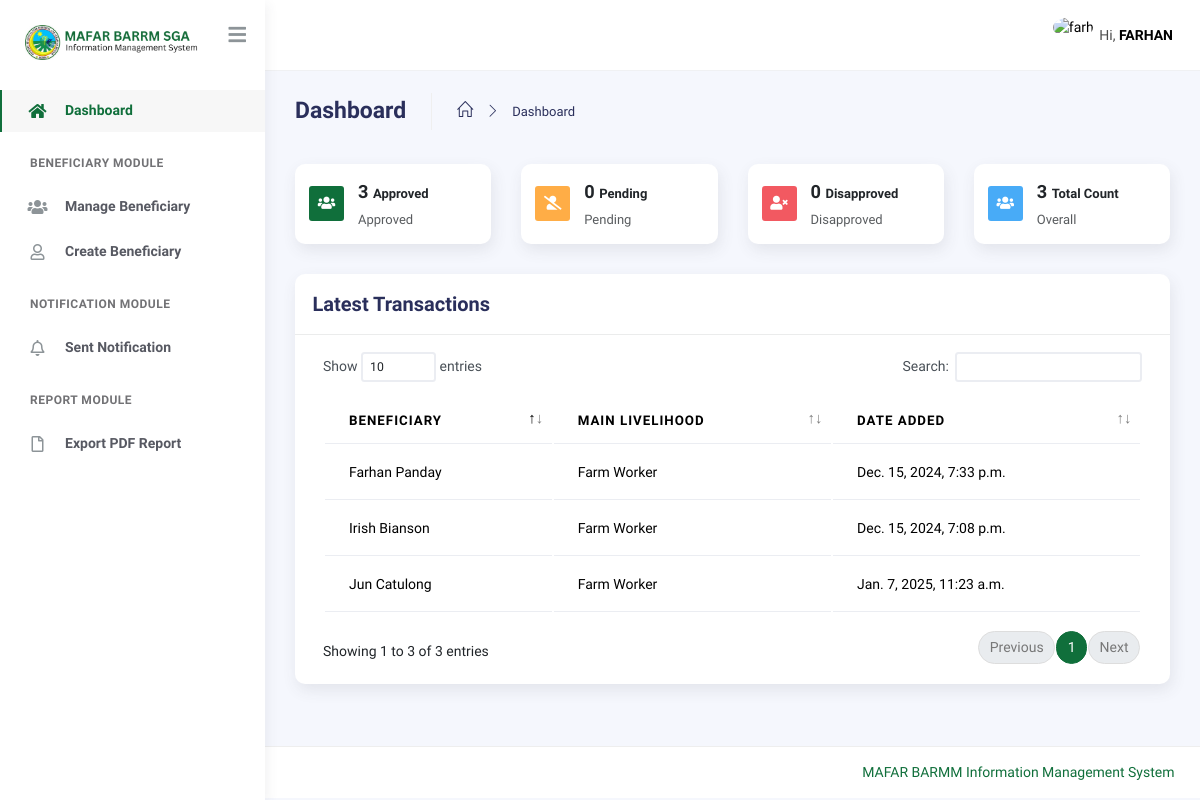
Before: /mafar/dashboard/ (signed in) with the older database file.
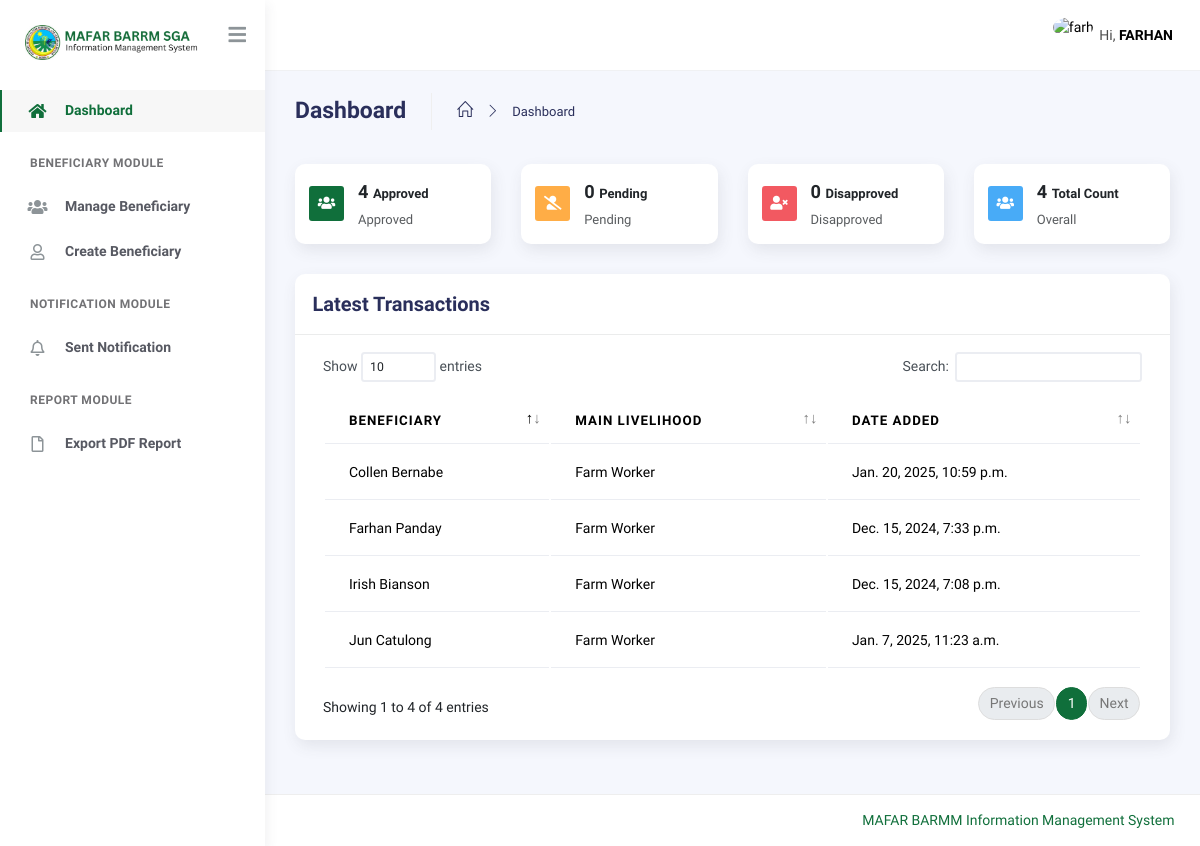
After: the same page with the newer database file.
### main/models.py (models this page shows, shortened)
class FarmProfile(models.Model):
    MAIN_LIVELIHOOD = (
        ("Farmer", "Farmer"),
        ("Farm Worker", "Farm Worker"),
        ("Agri Youth", "Agri Youth"),
    )
    FARMER = (
        ("Rice", "Rice"),
        ("Corn", "Corn"),
        ("Other Crops", "Other Crops"),
        ("Livestock", "Livestock"),
        ("Poultry", "Poultry"),
    )
    FARM_WORKER = (
        ("Land Preparation", "Land Preparation"),
        ("Planting", "Planting"),
        ("Cultivation", "Cultivation"),
        ("Harvesting", "Harvesting"),
        ("Others", "Others"),
    )
    AGRIYOUTH_WORKER = (
        ("1", "Part of a farming household"),
        ("2", "Attending/attended formal agri-fishery related course"),
        ("3", "Attending/attended non-formal agri-fishery related course"),
        ("4", "Participated in any agricultural activity/program."),
        ("5", "Others"),
    )
    related_to = models.ForeignKey(PersonalInformation, on_delete=models.CASCADE)
    main_livelihood = models.CharField(max_length=255, choices=MAIN_LIVELIHOOD)
    activity_farmer = models.CharField(
        max_length=50, choices=FARMER, null=True, blank=True
    )
    specific_farming_activity = models.CharField(max_length=50, null=True, blank=True)
    activity_farmworker = models.CharField(
        max_length=50, choices=FARM_WORKER, null=True, blank=True
    )
    specific_farmworker_activity = models.CharField(
        max_length=50, null=True, blank=True
    )
    activity_agriyouth = models.CharField(
        max_length=50, choices=AGRIYOUTH_WORKER, null=True, blank=True
    )
    specific_agriyouth_activity = models.CharField(max_length=50, null=True, blank=True)
    status = models.CharField(
        max_length=100,
        default="Pending",
        null=True,
        blank=True,
        choices=(
            ("Pending", "Pending"),
            ("Approved", "Approved"),
            ("Disapproved", "Disapproved"),
        ),
    )
    reason = models.TextField(max_length=255, blank=True, null=True, help_text="Reason why disapproved")
    date_added = models.DateTimeField(auto_now_add=True)
    class Meta:
        verbose_name = "Farm Profile"
        verbose_name_plural = "Farm Profiles"

class PersonalInformation(models.Model):
    EXTENSIONS = (
        ("None", "None"),
        ("Sr.", "Sr."),
        ("Jr.", "Jr."),
    )
    GENDER = (("Male", "Male"), ("Female", "Female"))
    HIGHEST_EDUCATION = (
        ("Pre-school", "Pre-school"),
        ("Elementary", "Elementary"),
        ("High School", "High School"),
        ("Junior High School", "Junior High School"),
        ("Senior High School", "Senior High School"),
        ("College", "College"),
        ("Vocational", "Vocational"),
        ("Post-graduate", "Post-graduate"),
        ("None", "None"),
    )
    RELIGION = (
        ("Christianity", "Christianity"),
        ("Islam", "Islam"),
        ("Others", "Others"),
    )
    CIVIL_STATUS = (
        ("Single", "Single"),
        ("Married", "Married"),
        ("Widowed", "Widowed"),
        ("Separated", "Separated"),
    )
    RELATIONSHIP = (
        ("Mother", "Mother"),
        ("Father", "Father"),
    )
    firstname = models.CharField(
        max_length=255, help_text="Beneficiary first name", db_index=True
    )
    middlename = models.CharField(
        max_length=255, help_text="Beneficiary middle name", db_index=True, blank=True, null=True,
    )
    lastname = models.CharField(
        max_length=255, help_text="Beneficiary last name", db_index=True
    )
    extension = models.CharField(
        max_length=255,
        help_text="Extension",
        choices=EXTENSIONS,
        db_index=True,
        null=True,
        blank=True,
    )
    gender = models.CharField(max_length=255, help_text="Gender", choices=GENDER)
    purok = models.CharField(max_length=255, help_text="Purok")
    municipality = models.ForeignKey(
        Municpality, on_delete=models.CASCADE, help_text="Municipality"
    )
    barangay = models.ForeignKey(
        Barangay, on_delete=models.CASCADE, help_text="Barangay"
    )
    street = models.CharField(max_length=255, help_text="Street")
    province = models.CharField(max_length=255, help_text="Province")
    region = models.CharField(max_length=255, help_text="Region")
    mobile_number = models.CharField(max_length=11, help_text="Mobile Number",unique=True)
    landline_number = models.CharField(
        max_length=255, help_text="Landline Number", blank=True, null=True
    )
    dob = models.CharField(max_length=255, help_text="Date of Birth")
    pob = models.CharField(max_length=255, help_text="Place of Birth")
    provice_place_of_birth = models.CharField(
        max_length=255, help_text="Provice Place Of Birth"
    )
    country = models.CharField(max_length=255)
    education = models.CharField(
        max_length=255, help_text="Highest Formal Education", choices=HIGHEST_EDUCATION
    )
    is_pwd = models.BooleanField(default=False, help_text="Person with disability")
    is_fourps = models.BooleanField(default=False, help_text="4P's Beneficiary")
    is_member_in_ip = models.BooleanField(
        default=False, help_text="Member of an Indigenous Group"
    )
    is_household_head = models.BooleanField(default=False, help_text="Household head")
    is_with_government_id = models.BooleanField(
        default=False, help_text="Government ID"
    )
    is_member_in_any_cooperative = models.BooleanField(
        default=False, help_text="Member in any cooperative"
    )
    member_in_ip_specific = models.CharField(
        max_length=255, help_text="Specific Indigenous Group", null=True, blank=True
    )
    religion = models.CharField(
        max_length=255, choices=RELIGION, help_text="Region you belong"
    )
    civil_status = models.CharField(
        max_length=255, choices=CIVIL_STATUS, help_text="Civil status"
    )
    name_of_spouse_if_married = models.CharField(
        max_length=255, null=True, blank=True, help_text="Name of spouse if married"
    )
    mother_maiden_name = models.CharField(
        max_length=255, help_text="Mother maiden name"
    )
    name_of_household_head = models.CharField(
        max_length=255, help_text="Name of Household", blank=True, null=True
    )
    relationship = models.CharField(
        max_length=255,
        choices=RELATIONSHIP,
        null=True,
        blank=True,
        help_text="Relationship",
    )
    number_of_living_household = models.IntegerField(
        default=0, null=True, blank=True, help_text="No. of living in your household"
    )
    number_of_male = models.IntegerField(
        default=0, null=True, blank=True, help_text="No. of male in your household"
    )
    number_of_female = models.IntegerField(
        default=0, null=True, blank=True, help_text="No. of female in your household"
    )
    type_of_id = models.CharField(
        max_length=255, null=True, blank=True, help_text="What type of ID you have?"
    )
    id_number = models.CharField(
        max_length=255, null=True, blank=True, help_text="Enter your ID number"
    )
    specify_cooperative = models.CharField(
        max_length=255,
        null=True,
        blank=True,
        help_text="Specify what cooperative you are member with",
    )
    person_to_notify = models.CharField(max_length=255)
    contact_number = models.CharField(max_length=255)
    date_added = models.DateTimeField(auto_now_add=True)
    def get_full_name(self):
        return f"{self.firstname} {self.lastname}"
    class Meta:
        verbose_name = "Personal Information"
        verbose_name_plural = "Personal Informations"

### main/views.py (the view)
class DashboardView(MustBeLoggedIn, View):
    template_name = "dashboard.html"
    context = {}
    def get(self, request):
        self.context["pending_count"] = FarmProfile.objects.filter(
            status="Pending"
        ).count()
        self.context["approved_count"] = FarmProfile.objects.filter(
            status="Approved"
        ).count()
        self.context["disapproved_count"] = FarmProfile.objects.filter(
            status="Disapproved"
        ).count()
        self.context["total_beneficiaries"] = FarmProfile.objects.count()
        self.context["items"] = FarmProfile.objects.all().order_by("-date_added")[:10]
        return render(request, self.template_name, self.context)

### main/templates/dashboard.html (shortened to what the changed rows need)
{% extends './includes/base.html' %}
{% block content %}
<div class="page-inner">
    <div class="row">
        <div class="col-sm-6 col-lg-3">
            <div class="card p-3">
                <div class="d-flex align-items-center">
                    <div>
                        <h5 class="mb-1">
                            <b>
                                <a href="#">{{ approved_count }}
                                    <small>Approved</small>
                                </a>
                            </b>
                        </h5>
                    </div>
                </div>
            </div>
        </div>
        <div class="col-sm-6 col-lg-3">
            <div class="card p-3">
                <div class="d-flex align-items-center">
                    <div>
                        <h5 class="mb-1">
                            <b>
                                <a href="#">{{ total_beneficiaries }}
                                    <small>Total Count</small>
                                </a>
                            </b>
                        </h5>
                    </div>
                </div>
            </div>
        </div>
    </div>
    <div class="row">
        <div class="col-md-12">
            <div class="card card-round">
                <div class="card-body">
                    <div class="table-responsive">
                        <table class="table" id="datatable">
                            <thead>
                                <tr>
                                    <th>Beneficiary</th>
                                    <th>Main Livelihood</th>
                                    <th>Date Added</th>
                                </tr>
                            </thead>
                            <tbody>
                                {% for item in items %}
                                <tr>
                                    <td>{{ item.related_to.get_full_name }}</td>
                                    <td>{{ item.main_livelihood }}</td>
                                    <td>{{ item.date_added }}</td>
                                </tr>
                                {% endfor %}
                            </tbody>
                        </table>
                    </div>
                </div>
            </div>
        </div>
    </div>
</div>
{% endblock %}

Changed rows visible on the page:
added FarmProfile: related_to.get_full_name "Collen Bernabe", main_livelihood "Farm Worker", date_added "Jan. 20, 2025, 10:59 p.m."
Other visible differences:
{{ approved_count }}: "3" → "4"
{{ total_beneficiaries }}: "3" → "4"
text written by a page script: "Show entries Search: Showing 1 to 3 of 3 entries Previous 1 Next" → "Show entries Search: Showing 1 to 4 of 4 entries Previous 1 Next"
